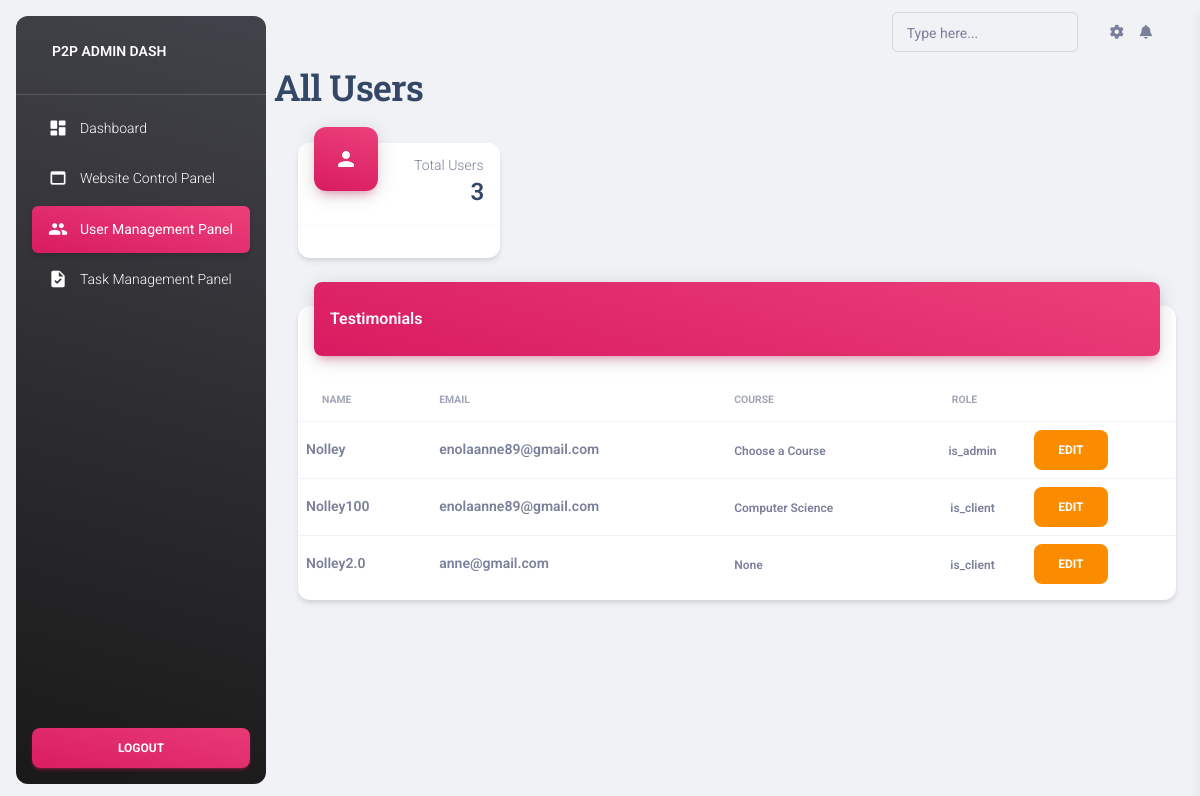
Page /dashboard/all-users on the committed database.
### logreg/models.py (models this page shows)
class User(AbstractUser):
    role = models.CharField(max_length=100, default="is_client")
    course = models.CharField(max_length=100, default="None")
    profile = models.ImageField(upload_to="uploads/users", default="uploads/users/profile.png")
    status = models.CharField(max_length=100, default="is_active")

### dashboard/views.py (the view)
# urls.py: path('all-users', views.allUsers, name="AllUsers"),
def allUsers(request):
    user_count = User.objects.count()
    users_details = User.objects.all()
    return render(request, 'all_users.html',
                  {'navbar': 'users', 'user_count': user_count, 'users_details': users_details})

### dashboard/templates/all_users.html (shortened to what this page needs)
{% extends 'adminlayout.html' %}
{% load static %}
{% block content %}
    <h2>All Users</h2>
    <div class="container-fluid py-4">
    <div class="row">
        <div class="col-xl-3 col-sm-6 mb-xl-0 mb-4">
          <div class="card">
            <div class="card-header p-3 pt-2">
              <div class="icon icon-lg icon-shape bg-gradient-primary shadow-primary text-center border-radius-xl mt-n4 position-absolute">
                <i class="material-icons opacity-10">person</i>
              </div>
              <div class="text-end pt-1">
                <p class="text-sm mb-0 text-capitalize">Total Users</p>
                <h4 class="mb-0">{{ user_count}}</h4>
              </div>
            </div>
            <hr class="dark horizontal my-0">
            <div class="card-footer p-3">
            </div>
          </div>
        </div>
    </div>
   <div class="row">
        <div class="col-12">
          <div class="card my-4">
            <div class="card-header p-0 position-relative mt-n4 mx-3 z-index-2">
              <div class="bg-gradient-primary shadow-primary border-radius-lg pt-4 pb-3">
                <h6 class="text-white text-capitalize ps-3">Testimonials</h6>
              </div>
            </div>
            <div class="card-body px-0 pb-2">
              <div class="table-responsive p-0">
                <table class="table align-items-center justify-content-center mb-0">
                  <thead>
                    <tr>
                      <th class="text-uppercase text-secondary text-xxs font-weight-bolder opacity-7">Name</th>
                      <th class="text-uppercase text-secondary text-xxs font-weight-bolder opacity-7 ps-2">Email</th>
                      <th class="text-uppercase text-secondary text-xxs font-weight-bolder opacity-7 ps-2">Course</th>
                      <th class="text-uppercase text-secondary text-xxs font-weight-bolder text-center opacity-7 ps-2">role</th>
                      <th></th>
                    </tr>
                  </thead>
                  <tbody>
                  {% for users_details in users_details %}
                    <tr>
                      <td>
                        <p class="text-sm font-weight-bold mb-0">{{users_details.username}}</p>
                      </td>
                      <td>
                        <p class="text-sm font-weight-bold mb-0">{{users_details.email}}</p>
                      </td>
                      <td>
                        <span class="text-xs font-weight-bold">{{ users_details.course }}</span>
                      </td>
                      <td class="align-middle text-center">
                          <span class="text-xs font-weight-bold">{{ users_details.role }}</span>
                      </td>
                      <td class="align-middle">
                        <a class="btn btn-link mb-0 bg-warning" style="color: #ffffff !important;" href="">
                          Edit
                        </a>
                      </td>
                    </tr>
                  {% endfor %}
                  </tbody>
                </table>
              </div>
            </div>
          </div>
        </div>
      </div>
   </div>
{% endblock %}

### dashboard/templates/adminlayout.html (shortened to what this page needs)
{% load static %}
<!DOCTYPE html>
<html lang="en">
<head>
  <link href="{% static 'css/nucleo-icons.css' %}" rel="stylesheet" />
  <link href="{% static 'css/nucleo-svg.css' %}" rel="stylesheet" />
  <link id="pagestyle" href="{% static 'css/material-dashboard.css' %}" rel="stylesheet" />
</head>
<body class="g-sidenav-show  bg-gray-200">
  <aside class="sidenav navbar navbar-vertical navbar-expand-xs border-0 border-radius-xl my-3 fixed-start ms-3   bg-gradient-dark" id="sidenav-main">
    <div class="sidenav-header">
      <a class="navbar-brand m-0" href="" target="_blank">
        <span class="ms-1 font-weight-bold text-white">P2P ADMIN DASH</span>
      </a>
    </div>
    <hr class="horizontal light mt-0 mb-2">
    <div class="collapse navbar-collapse  w-auto  max-height-vh-100" id="sidenav-collapse-main">
      <ul class="navbar-nav">
        <li class="nav-item">
          <a class="nav-link text-white {% if navbar == 'admindash' %} active bg-gradient-primary {% endif %}" href="{% url 'dashboard:Dashboard' %}">
            <div class="text-white text-center me-2 d-flex align-items-center justify-content-center">
              <i class="material-icons opacity-10">dashboard</i>
            </div>
            <span class="nav-link-text ms-1">Dashboard</span>
          </a>
        </li>
        <li class="nav-item">
          <a class="nav-link text-white {% if navbar == 'webcontent' %} active bg-gradient-primary {% endif %}" href="{% url 'dashboard:Webcontent' %}">
            <div class="text-white text-center me-2 d-flex align-items-center justify-content-center">
              <i class="material-icons opacity-10">web_asset</i>
            </div>
            <span class="nav-link-text ms-1">Website Control Panel</span>
          </a>
        </li>
        <li class="nav-item">
          <a class="nav-link text-white {% if navbar == 'users' %} active bg-gradient-primary {% endif %}" href="{% url 'dashboard:AllUsers' %}">
            <div class="text-white text-center me-2 d-flex align-items-center justify-content-center">
              <i class="material-icons opacity-10">group</i>
            </div>
            <span class="nav-link-text ms-1">User Management Panel</span>
          </a>
        </li>
        <li class="nav-item">
          <a class="nav-link text-white" href="./pages/dashboard.html">
            <div class="text-white text-center me-2 d-flex align-items-center justify-content-center">
              <i class="material-icons opacity-10">task</i>
            </div>
            <span class="nav-link-text ms-1">Task Management Panel</span>
          </a>
        </li>
      </ul>
    </div>
    <div class="sidenav-footer position-absolute w-100 bottom-0 ">
      <div class="mx-3">
        <a class="btn bg-gradient-primary mt-4 w-100" href="{% url 'users:logout' %}" type="button">Logout</a>
      </div>
    </div>
  </aside>
  <main class="main-content position-relative max-height-vh-100 h-100 border-radius-lg ">
    <nav class="navbar navbar-main navbar-expand-lg px-0 mx-4 shadow-none border-radius-xl" id="navbarBlur" navbar-scroll="true">
      <div class="container-fluid py-1 px-3">
        <div class="collapse navbar-collapse mt-sm-0 mt-2 me-md-0 me-sm-4" id="navbar">
          <div class="ms-md-auto pe-md-3 d-flex align-items-center">
            <div class="input-group input-group-outline">
              <label class="form-label">Type here...</label>
              <input type="text" class="form-control">
            </div>
          </div>
          <ul class="navbar-nav  justify-content-end">
            <li class="nav-item px-3 d-flex align-items-center">
              <a href="javascript:;" class="nav-link text-body p-0">
                <i class="fa fa-cog fixed-plugin-button-nav cursor-pointer"></i>
              </a>
            </li>
            <li class="nav-item dropdown pe-2 d-flex align-items-center">
              <a href="javascript:;" class="nav-link text-body p-0" id="dropdownMenuButton" data-bs-toggle="dropdown" aria-expanded="false">
                <i class="fa fa-bell cursor-pointer"></i>
              </a>
            </li>
          </ul>
        </div>
      </div>
    </nav>
    {% block content %}
    {% endblock %}
  </main>
</body>
</html>

### dashboard/static/css/nucleo-svg.css (style rules this page uses)
.icon { display: inline-block; color: #111111; height: 1em; width: 1em; }
.icon-lg { height: 1.6em; width: 1.6em; }
.icon { fill: currentColor; stroke: none; }

### rows in the picture
User: username "Nolley", email "enolaanne89@gmail.com", course "Choose a Course", role "is_admin"
User: username "Nolley100", email "enolaanne89@gmail.com", course "Computer Science", role "is_client"
User: username "Nolley2.0", email "anne@gmail.com", course "None", role "is_client"

### other values in the picture
{{ user_count }} "3"
